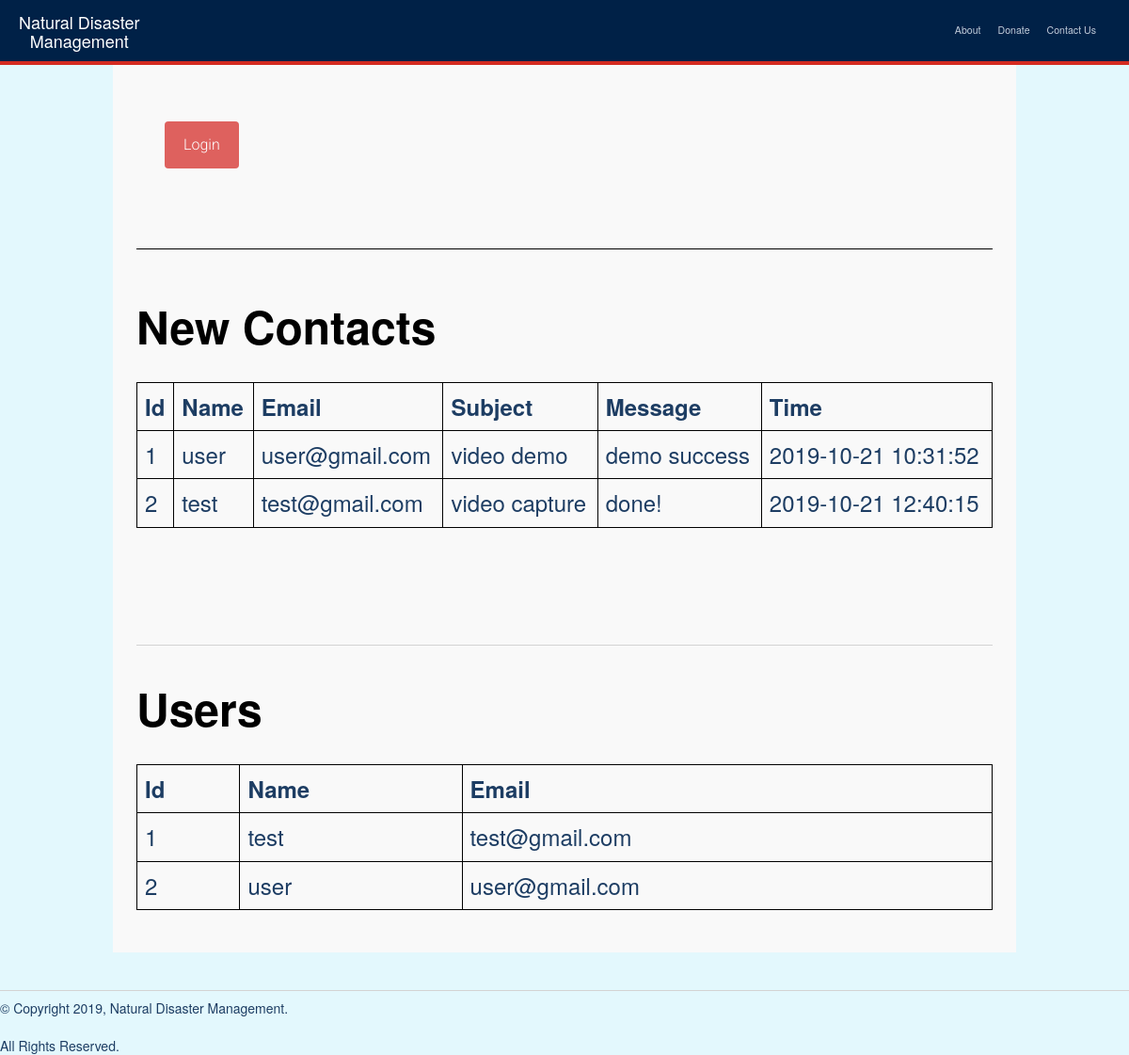
Page /aindex.php on the committed database.
### tables this page shows
CREATE TABLE `contact` (
  `id` int(11) NOT NULL,
  `name` varchar(256) NOT NULL,
  `email` varchar(256) NOT NULL,
  `subject` varchar(256) NOT NULL,
  `message` text NOT NULL,
  `time` timestamp NOT NULL DEFAULT CURRENT_TIMESTAMP ON UPDATE CURRENT_TIMESTAMP
);

CREATE TABLE `users` (
  `uid` int(11) NOT NULL,
  `user` varchar(255) DEFAULT NULL,
  `pass` varchar(100) DEFAULT NULL,
  `email` varchar(255) DEFAULT NULL
);

### aindex.php (the view, shortened to what this page needs)
<!DOCTYPE html>
<html>
    <head>
        <link rel="stylesheet" href="assets/bootstrap/css/bootstrap.min.css">
        <link rel="stylesheet" href="assets1/font-awesome/css/font-awesome.min.css">
        <link rel="stylesheet" href="assets1/css/form-elements.css">
        <link rel="stylesheet" href="assets1/css/style.css">
        <link rel="stylesheet" href="assets1/css/bg.css">
        <link rel="stylesheet" href="assets1/css/font.css">
        <link rel="stylesheet" href="assets1/css/commons.css">
        <link rel="stylesheet" href="assets1/css/owid.css">
    </head>
<body>
	<header class="site-header">
        <div class="wrapper site-navigation-bar">
            <div class="site-logo"><a href="aindex.php">Natural Disaster <br>Management</a></div>
                <nav class="site-navigation lg-only">
                    <div>
                        <div class="site-primary-navigation">
                            <ul class="site-primary-links">
                                <li><a href="about.php" data-track-click="true" data-track-note="header-navigation">About</a>
                                </li>
                                <li><a href="donate.php" data-track-click="true" data-track-note="header-navigation">Donate</a>
                                </li>
                                <li><a href="contact.php" data-track-click="true" data-toggle="header-navigation" data-track-note="header-navigation">Contact Us</a>
                                </li>
                            </ul>
                        </div>
                    </div>
                </nav>
            </div>
        </header>
	<div class="container">
	    <div class="collapse navbar-collapse" >
	        <ul class="nav navbar-nav navbar-left">
	            <?php
				if (isset($_SESSION['user_id'])){ ?>
			        <li>
			        	<p class="navbar-text"><strong>Welcome! admin:</strong> <strong><?php	echo $_SESSION['user_name'];?>  </strong></p>
			        </li>
			        <!-- <li><a href="logout.php">
			        	<button type="submit" name="logout" value="logout" class="btn btn-primary" />Logout</button>
			        </a></li> -->
			        <?php
			    } else {?>
			        <li><a href="alogin.php">
						    <br><button type="submit" name="signup" value="Sign Up" class="btn btn-primary" />Login</button>
						</a></li>
			        <?php
					}?>
	       	</ul>
	    </div>
	</div>
    <div class="container">
    <hr style="height: 15px; color: black;"><h1 style="color: black"><strong>New Contacts</strong></h1>
                <table class="table table-hover">
                    <thead class="thead-dark">
                        <tr>
                            <td><strong>Id</strong></td>
                            <td><strong>Name</strong></td>
                            <td><strong>Email</strong></td>
                            <td><strong>Subject</strong></td>
                            <td><strong>Message</strong></td>
                            <td><strong>Time</strong></td>
                        </tr>
                    </thead>
                    <tbody>
                        <?php
                            include ('db_connect.php');
                            $sql = $conn->query('CALL con()');
                            while($data = $sql->fetch_array()) {
                                echo '
                                    <tr>
                                        <td>'.$data['id'].'</td>
                                        <td>'.$data['name'].'</td>
                                        <td>'.$data['email'].'</td>
                                        <td>'.$data['subject'].'</td>
                                        <td>'.$data['message'].'</td>
                                        <td>'.$data['time'].'</td>
                                    </tr>
                                ';
                            }
                        ?>
                    </tbody>
                </table>
            </div>
<div class="container">
    <br><hr><h1 style="color: black"><strong>Users</strong></h1>
                <table class="table table-hover">
                    <thead class="thead-dark">
                        <tr>
                            <td><strong>Id</strong></td>
                            <td><strong>Name</strong></td>
                            <td><strong>Email</strong></td>
                        </tr>
                    </thead>
                    <tbody>
                        <?php
                            include ('db_connect.php');
                            $sql = $conn->query('SELECT * FROM users');
                            while($data = $sql->fetch_array()) {
                                echo '
                                    <tr>
                                        <td>'.$data['uid'].'</td>
                                        <td>'.$data['user'].'</td>
                                        <td>'.$data['email'].'</td>
                                    </tr>
                                ';
                            }
                        ?>
                    </tbody>
                </table>
            </div>
   <div clasls="co-md-8">
        <section>
              <span>
                <br><hr><footer>&copy; Copyright 2019, Natural Disaster Management. </footer>
              </span>
              <br><span>
                All Rights Reserved.
              </span>
        </section>
    </div>
</body>
</html>

### assets1/css/form-elements.css (style rules this page uses)
button.btn { height: 50px; margin: 0; padding: 0 20px; vertical-align: middle; background: #de615e; border: 0; font-family: 'Roboto', sans-serif; font-size: 16px; font-weight: 300; line-height: 50px; color: #fff; -moz-border-radius: 4px; -webkit-border-radius: 4px; border-radius: 4px; text-shadow: none; -moz-box-shadow: none; -webkit-box-shadow: none; box-shadow: none; -o-transition: all .3s; -moz-transition: all .3s; -webkit-transition: all .3s; -ms-transition: all .3s; transition: all .3s; }

### assets1/css/style.css (style rules this page uses)
.container { max-width: 960px; margin: 0 auto; background: #F9f9f9; font-size: 24px; padding: 25px; }

### assets1/css/bg.css (style rules this page uses)
.form-horizontal .form-group:after, .form-horizontal .form-group:before, { display: table; clear: both; content: " " }

### aindex.php (style rules this page uses)
table { width: 100%; border-collapse: collapse; }
table, td, th { border: 1px solid black; padding: 5px; }
@media screen and (min-width: 480px) { body { background-color: #E3F8FD; } }

### rows in the picture
contact: id "1", name "user", email "user@gmail.com", subject "video demo", message "demo success", time "2019-10-21 10:31:52"
contact: id "2", name "test", email "test@gmail.com", subject "video capture", message "done!", time "2019-10-21 12:40:15"
users: uid "1", user "test", email "test@gmail.com"
users: uid "2", user "user", email "user@gmail.com"
